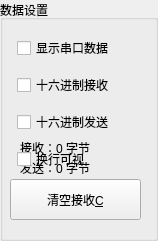
  <widget class="QGroupBox" name="dataSet_GroupBox">
   <property name="geometry">
    <rect>
     <x>0</x>
     <y>230</y>
     <width>158</width>
     <height>241</height>
    </rect>
   </property>
   <property name="minimumSize">
    <size>
     <width>140</width>
     <height>0</height>
    </size>
   </property>
   <property name="maximumSize">
    <size>
     <width>158</width>
     <height>16777215</height>
    </size>
   </property>
   <property name="styleSheet">
    <string notr="true"/>
   </property>
   <property name="title">
    <string>数据设置</string>
   </property>
   <widget class="QPushButton" name="emptyRecv_Button">
    <property name="geometry">
     <rect>
      <x>10</x>
      <y>179</y>
      <width>131</width>
      <height>41</height>
     </rect>
    </property>
    <property name="minimumSize">
     <size>
      <width>0</width>
      <height>30</height>
     </size>
    </property>
    <property name="maximumSize">
     <size>
      <width>200</width>
      <height>100</height>
     </size>
    </property>
    <property name="text">
     <string>清空接收&amp;C</string>
    </property>
    <property name="icon">
     <iconset resource="images.qrc">
      <normaloff>:/images/images/clear.png</normaloff>:/images/images/clear.png</iconset>
    </property>
   </widget>
   <widget class="QLabel" name="sendCount_Label">
    <property name="geometry">
     <rect>
      <x>20</x>
      <y>160</y>
      <width>121</width>
      <height>16</height>
     </rect>
    </property>
    <property name="text">
     <string>发送：0 字节</string>
    </property>
   </widget>
   <widget class="QLabel" name="recvCount_Label">
    <property name="geometry">
     <rect>
      <x>20</x>
      <y>140</y>
      <width>131</width>
      <height>16</height>
     </rect>
    </property>
    <property name="text">
     <string>接收：0 字节</string>
    </property>
   </widget>
   <widget class="QWidget" name="layoutWidget">
    <property name="geometry">
     <rect>
      <x>17</x>
      <y>29</y>
      <width>188</width>
      <height>150</height>
     </rect>
    </property>
    <layout class="QVBoxLayout" name="verticalLayout_7">
     <item>
      <widget class="QCheckBox" name="cbprintcom">
       <property name="text">
        <string>显示串口数据</string>
       </property>
      </widget>
     </item>
     <item>
      <widget class="QCheckBox" name="recv_16_CheckBox">
       <property name="text">
        <string>十六进制接收</string>
       </property>
      </widget>
     </item>
     <item>
      <widget class="QCheckBox" name="send_16_CheckBox">
       <property name="text">
        <string>十六进制发送</string>
       </property>
      </widget>
     </item>
     <item>
      <widget class="QCheckBox" name="cb_com_cr_show">
       <property name="text">
        <string>换行可视</string>
       </property>
      </widget>
     </item>
    </layout>
   </widget>
  </widget>
